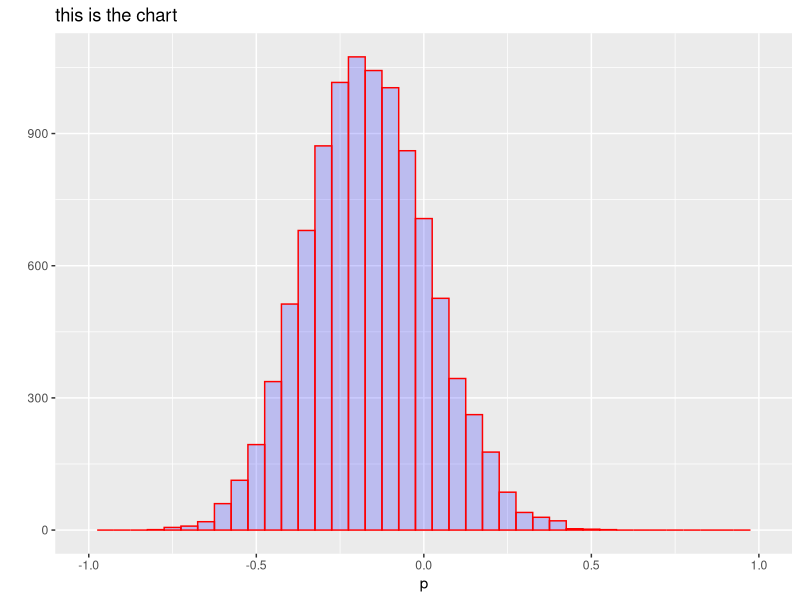
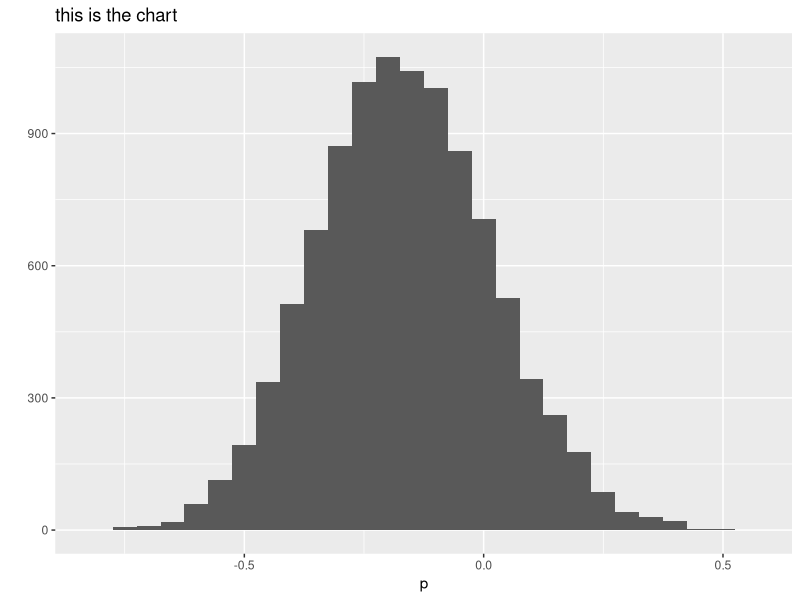

Source code (R) for these figures, in order:
### Figure 24.1
library(ggplot2)
x = 8
y = 6
n = 10
m = 10
B = 10000
p1 = rbeta(B,x+1,n-x+1)
p2 = rbeta(B,y+1,m-y+1)
diff=p2-p1
delta = data.frame(diff)
print(mean(delta$diff))
left  = quantile(delta$diff,.025)
right = quantile(delta$diff,.975)
print(c(left,right))

prob=seq(-1,1,.2)
gg <- qplot(delta$diff, geom="histogram", binwidth=.05,
      main = "this is the chart", 
      xlab = "p",  
      fill=I("blue"), 
      col=I("red"), 
      alpha=I(.2),
      xlim=c(-1,1)
     )
print(gg)

gg <- qplot(delta$diff, geom="histogram", binwidth=.05,
            main = "this is the chart", 
            xlab = "p",  
          #  fill=I("blue"), 
          #  col=I("red"), 
          #  alpha=I(.2),
          #  xlim=c(-1,1)
)



postscript("two.binom.sim.eps",horizontal=F)
#postscript("two.binom.sim.eps",horizontal=F,onefile=F,print.it=F)
# hist(diff,xlab="",ylab="",main="",cex=2,density=5,
#    prob=T,lwd=3,xaxt="n",yaxt="n",bty="n")
# axis(1,at=c(-0.6,0,0.6),cex.axis=2)
print(gg)
dev.off()
 


